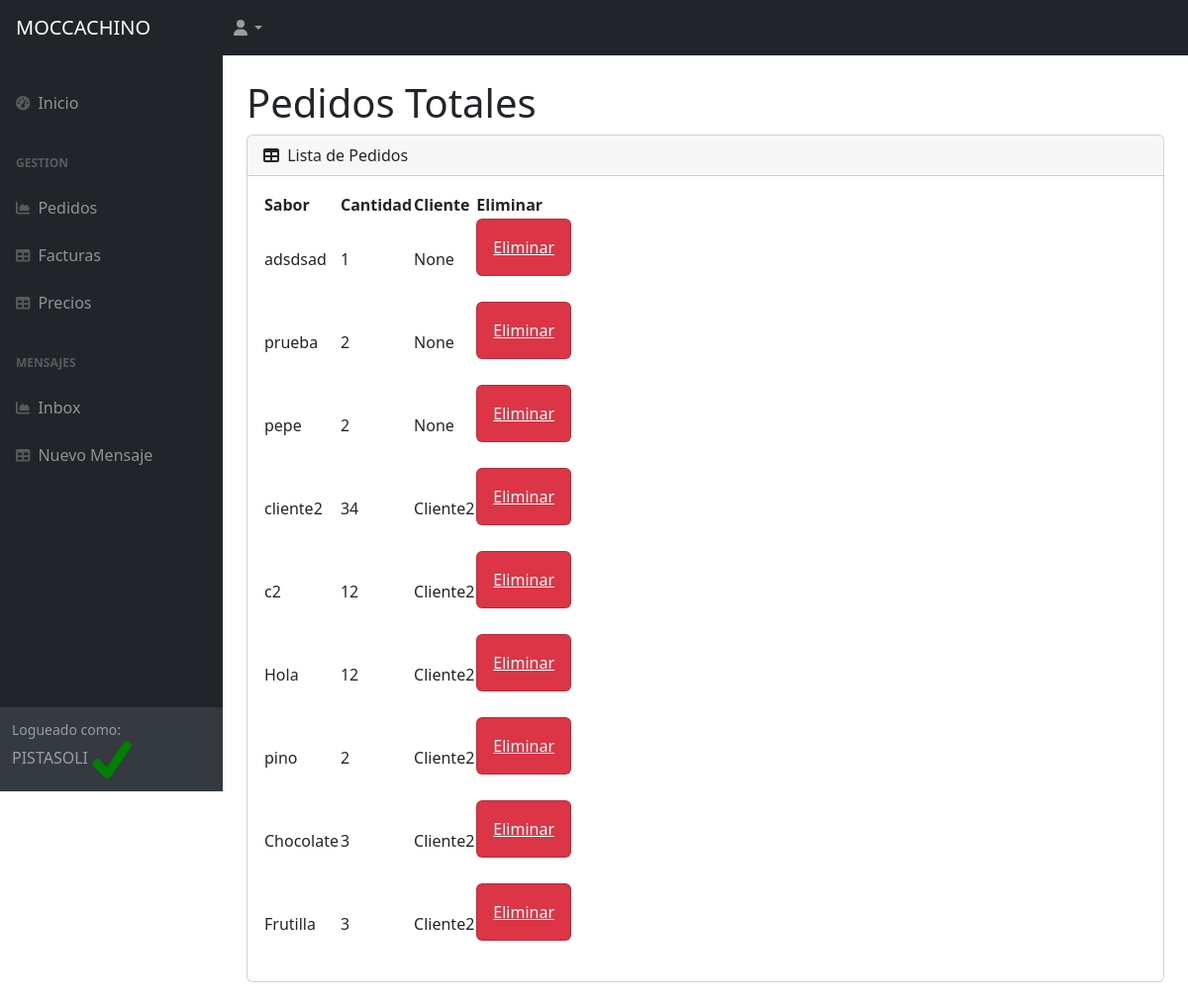
Page /AppClientes/pedidos_por_cliente/ (signed in) on the committed database.
### AppClientes/models.py (models this page shows, shortened)
class Pedido(models.Model):
    sabor=models.CharField(max_length=50)
    cantidad=models.IntegerField()
    cliente = models.ForeignKey(User, on_delete=models.SET_NULL, null=True, blank=True)

### AppClientes/views.py (the view)
# urls.py: path('pedidos_por_cliente/', vista_super, name="pedidos_por_cliente"),
@login_required
def vista_super (request):
    if request.user.is_superuser:
        pedidos = Pedido.objects.all()
        context= {"pedidos": pedidos, "avatar":verAvatar(request)}
        return render(request, "AppClientes/pedidos.html", context)
    else:
        varCliente = request.user
        pedidos = Pedido.objects.filter(cliente=varCliente)
        context= {"pedidos": pedidos, "avatar":verAvatar(request)}
        return render(request, "AppClientes/pedidos_por_cliente.html", context)

### AppClientes/views.py (called while the page is built)
def verAvatar(request):
    avatares=Avatar.objects.filter(user=request.user.id)
    if len(avatares)!=0:
        return avatares[0].imagen.url
    else:
        return "/media/avatars/favicon.ico"

### AppClientes/templates/AppClientes/pedidos.html
{% extends 'AppClientes/padre.html' %}
{% load static %}
            {% block contenido %}
            <div id="layoutSidenav_content">
                <main>
                    <div class="container-fluid px-4">
                        <h1 class="mt-4">Pedidos Totales</h1>
                        <div class="card mb-4">
                            <div class="card-header">
                                <i class="fas fa-table me-1"></i>
                                Lista de Pedidos
                            </div>
                            <div class="card-body">
                                <table id="datatablesSimple">
                                    <thead>
                                        <tr>
                                            <th>Sabor</th>
                                            <th>Cantidad</th>
                                            <th>Cliente</th>
                                            <th>Eliminar</th>
                                        </tr>
                                    </thead>
                                    <tbody>
                                        {% for pedido in pedidos %}
                                        <tr>
                                            <td>{{ pedido.sabor }}</td>
                                            <td>{{ pedido.cantidad }}</td>
                                            <td>{{ pedido.cliente }}</td>
                                            <td><div class="col-xl-auto col-md-1">
                                                <div class="card bg-danger text-white mb-4">
                                                    <a class="card-body" href="{% url 'pedidosborrarS' pedido.id %}">Eliminar</a>
                                                </div>
                                            </div></td>
                                        </tr>
                                        {% endfor %}
                                    </tbody>
                                </table>
                            </div>
                        </div>
                    </div>
                </main>
                {% endblock %}

### AppClientes/templates/AppClientes/padre.html (shortened to what this page needs)
<!DOCTYPE html>
<html lang="en">
    <head>
        {% load static %}
        <link href="https://cdn.jsdelivr.net/npm/simple-datatables@7.1.2/dist/style.min.css" rel="stylesheet" />
        <link href="{% static 'AppClientes/css/styles.css' %}" rel="stylesheet" />
    </head>
    <body class="sb-nav-fixed">
        <nav class="sb-topnav navbar navbar-expand navbar-dark bg-dark">
            <a class="navbar-brand ps-3" href="{% url 'InicioAppClientes' %}">MOCCACHINO</a>
            <ul class="navbar-nav ms-auto ms-md-0 me-3 me-lg-4">
                <li class="nav-item dropdown">
                    <a class="nav-link dropdown-toggle" id="navbarDropdown" href="#" role="button" data-bs-toggle="dropdown" aria-expanded="false"><i class="fas fa-user fa-fw"></i></a>
                </li>
            </ul>
        </nav>
        <div id="layoutSidenav">
            <div id="layoutSidenav_nav">
                <nav class="sb-sidenav accordion sb-sidenav-dark" id="sidenavAccordion">
                    <div class="sb-sidenav-menu">
                        <div class="nav">
                            <br>
                            <a class="nav-link" href="{% url 'InicioAppClientes' %}">
                                <div class="sb-nav-link-icon"><i class="fas fa-tachometer-alt"></i></div>
                                Inicio
                            </a>
                            <div class="sb-sidenav-menu-heading">Gestion</div>
                            <a class="nav-link" href="{% url 'pedidos_super' %}">
                                <div class="sb-nav-link-icon"><i class="fas fa-chart-area"></i></div>
                                Pedidos
                            </a>
                            <a class="nav-link" href="{% url 'facturas_super' %}">
                                <div class="sb-nav-link-icon"><i class="fas fa-table"></i></div>
                                Facturas
                            </a>
                            <a class="nav-link" href="{% url 'precios' %}">
                                <div class="sb-nav-link-icon"><i class="fas fa-table"></i></div>
                                Precios
                            </a>
                            <div class="sb-sidenav-menu-heading">Mensajes</div>
                            <a class="nav-link" href="{% url 'inbox' %}">
                                <div class="sb-nav-link-icon"><i class="fas fa-chart-area"></i></div>
                                Inbox
                            </a>
                            <a class="nav-link" href="{% url 'nuevomensaje' %}">
                                <div class="sb-nav-link-icon"><i class="fas fa-table"></i></div>
                                Nuevo Mensaje
                            </a>
                        </div>
                    </div>
                    <div class="sb-sidenav-footer">
                        <div class="small">Logueado como:</div>
                        {{ user.username }}
                        <img src="{{ avatar }}" alt="Avatar" style="width:40px;height:40px"/>
                    </div>
                </nav>
            </div>
            {% block contenido %}
            {% endblock %}
        </div>
    </body>
</html>

### rows in the picture
Pedido: sabor "adsdsad", cantidad "1", cliente "None"
Pedido: sabor "prueba", cantidad "2", cliente "None"
Pedido: sabor "pepe", cantidad "2", cliente "None"
Pedido: sabor "cliente2", cantidad "34", cliente "Cliente2"
Pedido: sabor "c2", cantidad "12", cliente "Cliente2"
Pedido: sabor "Hola", cantidad "12", cliente "Cliente2"
Pedido: sabor "pino", cantidad "2", cliente "Cliente2"
Pedido: sabor "Chocolate", cantidad "3", cliente "Cliente2"
Pedido: sabor "Frutilla", cantidad "3", cliente "Cliente2"

### other values in the picture
{{ user.username }} "PISTASOLI"
